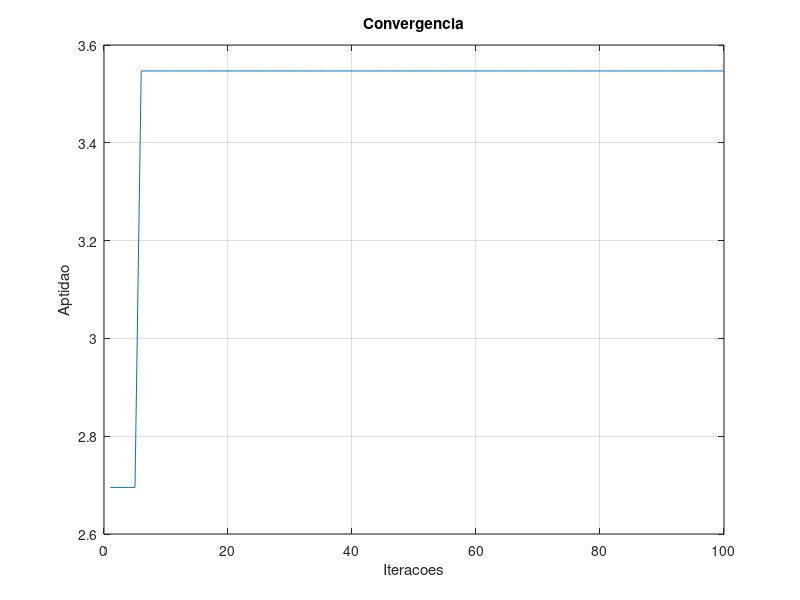

Write the MATLAB code that produced this figure.
clear;clc;
rng default

fob = @(x) x(1).*sin(4*pi.*x(1)) - x(2).*sin(4*pi.*x(2) + pi) + 1;

lb = [-1 -1];       % limites inferiores
ub = [2 2];         % limites superiores

n = 20;             % numero de individuos
d = 2;              % numero de variaveis
tmax = 100;         % numero maximo de geracoes
mr = 0.01;           % taxa de mutacao
cr = 0.8;           % taxa de cruzamento    
mantem = 10;        % individuos mantidos para a prox geracao 

x = zeros(n,d);
fitness = zeros(n,1);
pai = zeros(n-mantem,d);

% cria a populacao inicial e avalia cada individuo

for i=1:n
    
    x(i,:) = lb + (ub-lb).*rand(1,d);
    fitness(i) = fob(x(i,:));
    
end

% ordena a populacao em ordem decrescente

t = 0;                      % inicializa contador de geracoes
conv = zeros(1,tmax);       % armazena as aptidoes
conv_md = zeros(1,tmax);    % armazena a media das aptidoes

while t < tmax

    t = t + 1;
    
    % organiza os individuos do mais apto ao menos apto
    
    [fitness,index] = sort(fitness,'descend');
    x = x(index,:);
    
    best = x(1,:);                  % melhor individuo
    fmin = fitness(1);              % menor valor encontrado
    conv(t) = fmin;                 % curva de convergencia
    conv_md(t) = mean(fitness);     % curva da media de aptidao

    % Selecao
    
    % calcula as probabilidades de selecao de cada individuo
    
    prob = fitness - min(fitness);      % normaliza fitness
    prob = cumsum(prob);                % calcula a soma acumulada das aptidoes
    prob = prob./max(prob);             % divide pela soma de todas as aptidoes
    prob = [0; prob];
    
    % Realiza a selecao de (n-mantem) pais
    
    for i=1:(n-mantem)
        
        r = rand;   % escolhe valor aleatorio
        
        for k=1:n-1 

            if prob(k) <= r && r <= prob(k+1)   % encontra intervalo ao qual o valor pertence

                pai(i,:) = x(k,:);    % seleciona os pais 

            end
            
        end
        
    end 
 
    % Cruzamento 
    
    for i=1:2:(n-mantem-1)
        
        if rand < cr
                       
            % Crossover Simples
            
            % Seleciona um valor dentro da dimensao
            
            a = randi(d,1);  
            
            x(mantem+i,:) = [pai(i,1:a) pai(i+1,a+1:d)];
            x(mantem+i+1,:) = [pai(i+1,1:a) pai(i,a+1:d)];
            
        end
     
    end

    % Mutacao
    
    for i=mantem+1:n
       
        for j=1:d
            
            if rand < mr
               
                x(i,j) = lb(j) + (ub(j)-lb(j))*rand();
                
            end
            
        end
        
    end
    
    % Atualiza a aptidao dos individuos
    
    for i=1:n
    
        fitness(i) = fob(x(i,:));
    
    end
     
end

plot(conv)
grid
title('Convergencia')
ylabel('Aptidao')
xlabel('Iteracoes')
%
% x = -1:0.05:2;
% y = -1:0.05:2;
% [X,Y] = meshgrid(x,y);
% Z = X.*sin(4*pi.*X) - Y.*sin(4*pi*Y + pi) + 1;
%
% surf(X,Y,Z)